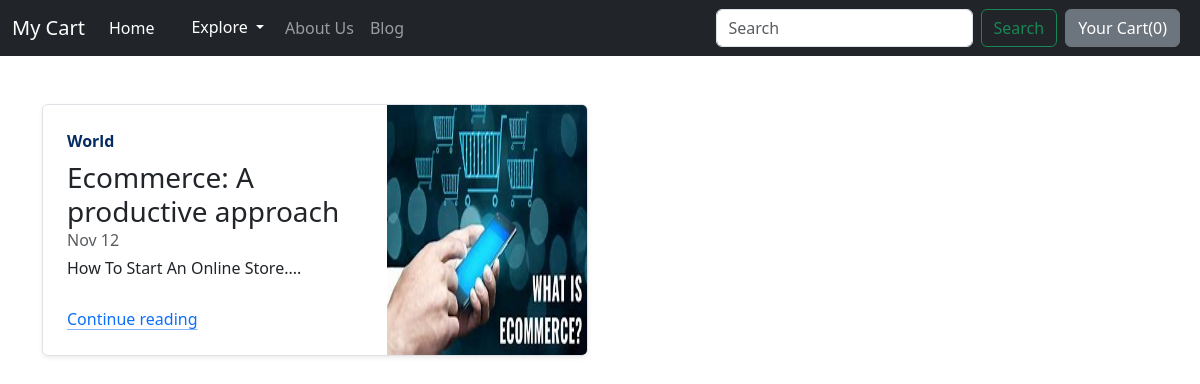
Screenshot of /blog/ with the database file from the repository.
### blog/models.py (models this page shows)
class Blogpost(models.Model):
    post_id = models.AutoField(primary_key=True)
    title = models.CharField(max_length=50)
    head0 = models.CharField(max_length=500, default="")
    chead0 = models.CharField(max_length=5000, default="")
    head1 = models.CharField(max_length=500, default="")
    chead1 = models.CharField(max_length=5000, default="")
    head2 = models.CharField(max_length=500, default="")
    chead2 = models.CharField(max_length=5000, default="")
    pub_date = models.DateField()
    thumbnail = models.ImageField(upload_to='shop/images', default="")
    def __str__(self):
        return self.title

### blog/views.py (the view)
# urls.py: path("", views.index, name="BlogHome"),
def index(request):
    myposts = Blogpost.objects.all()
    print(myposts)
    return render(request, 'blog/index.html',
                  {'myposts': myposts})

### blog/templates/blog/index.html (shortened to what this page needs)
{% extends 'blog/basic.html' %}
  {% block body %}
    <div class="container mt-5">
      {% for item in myposts %}
    <div class="row mb-2">
      <div class="col-md-6">
        <div class="row g-0 border rounded overflow-hidden flex-md-row mb-4 shadow-sm h-md-250 position-relative">
          <div class="col p-4 d-flex flex-column position-static">
            <strong class="d-inline-block mb-2 text-primary-emphasis">World</strong>
            <h3 class="mb-0">{{item.title}}</h3>
            <div class="mb-1 text-body-secondary">Nov 12</div>
            <p class="card-text mb-auto">{{item.head1}}....</p>
            <a href="blogpost/{{item.post_id}}" class="icon-link gap-1 icon-link-hover stretched-link">
              Continue reading
            </a>
          </div>
          <div class="col-auto d-none d-lg-block">
            <img src="/media/{{item.thumbnail}}" class="bd-placeholder-img" width="200" height="250"
                aria-label="Placeholder: Thumbnail"/>
        </div>
        </div>
      </div>
    {% endfor %}
    </div>
    {% endblock %}

### blog/templates/blog/basic.html (shortened to what this page needs)
<!doctype html>
<html lang="en">
  <head>
    <link href="https://cdn.jsdelivr.net/npm/bootstrap@5.3.3/dist/css/bootstrap.min.css" rel="stylesheet">
</head>
<body>
  {% load static %}
  <nav class="navbar navbar-expand-lg navbar-dark bg-dark">
      <div class="container-fluid">
        <a class="navbar-brand" href="#">My Cart</a>
        <div class="collapse navbar-collapse" id="navbarSupportedContent">
          <ul class="navbar-nav me-auto mb-2 mb-lg-0">
            <li class="nav-item">
              <a class="nav-link active" aria-current="page" href="/shop">Home</a>
            </li>
            <li class="nav-item">
              <a class="nav-link" href="#"></a>
            </li>
            <li class="nav-item dropdown">
                <button class="btn btn-dark dropdown-toggle" data-bs-toggle="dropdown" aria-expanded="false">
                  Explore
                </button>
              </li>
            <li class="nav-item">
              <a class="nav-link" href="/shop/about">About Us</a>
            </li>
            <li class="nav-item">
              <a class="nav-link" href="/blog">Blog</a>
            </li>
          </ul>
          <form class="d-flex" role="search">
            <input class="form-control me-2" type="search" placeholder="Search" aria-label="Search">
            <button class="btn btn-outline-success" type="submit">Search</button>
          </form>
          <button type="button" class="btn btn-secondary mx-2" id="popcart" data-container="body" data-toggle="popover" data-placement="left" data-html="true" data-content="Vivamus
sagittis lacus vel augue laoreet rutrum faucibus.">
            Your Cart(<span id="cart">0</span>)
          </button>
        </div>
      </div>
    </nav>
    {% block body %} {% endblock %}
</body>
</html>

### rows the page displays
Blogpost: title "Ecommerce: A productive approach", head1 "How To Start An Online Store", thumbnail (picture)
